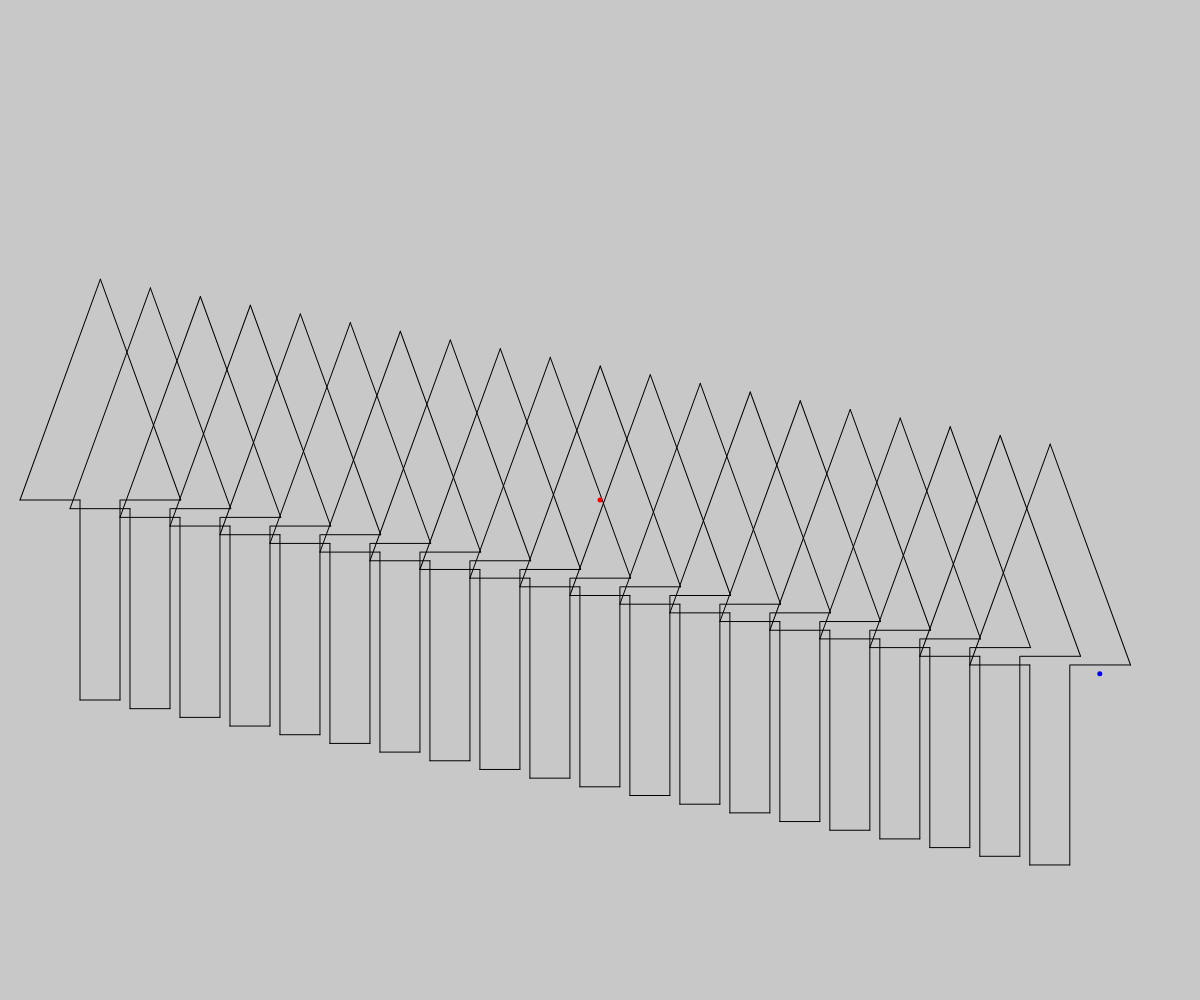
Frame 1 (no input)
Frame 60 (no input): identical to frame 1, image omitted
Frame 120 (the mouse pressed at the canvas centre since frame 60): identical to frame 1, image omitted

The p5.js sketch that drew this single still picture (run headless with seeded random() and noise() and a simulated clock; from frame 60 on, the mouse is pressed at the canvas centre):

// p5.js sketch
// ── sketch.js
function setup() {
  createCanvas(window.innerWidth, window.innerHeight);
}

function draw() {
  initialize();

  turnRight(90);
  forward(500);
  turnLeft(90);

  for (var i = 0; i < 20; i++) {
    drawTree();
    turnLeft(80);
    forward(50);
    turnRight(80);
  }

  plotStartEnd();
}

function drawTree() {
  // tree base
  turnLeft(90);
  forward(20);
  turnRight(90);
  trace(200);
  turnRight(90);
  trace(40);
  turnRight(90);
  trace(200);

  // tree leaves
  turnLeft(90);
  trace(60);
  turnRight(110);
  trace(235);
  turnRight(140);
  trace(235);
  turnRight(110);
  trace(60);

  // return to starting point
  forward(20);
  turnLeft(90);
}

function initialize() {
  // colors
  background(200);
  stroke(0);
  strokeWeight(1);

  // centering
  push();
  translate(width / 2, height / 2);
}

function plotStartEnd() {
  // ending point
  stroke(0, 0, 255);
  strokeWeight(5);
  point(0, 0);
  pop();

  // starting point
  push();
  translate(width / 2, height / 2);
  stroke(255, 0, 0);
  strokeWeight(5);
  point(0, 0);
  pop();
}

function forward(distance) {
  translate(0, distance);
}

function trace(distance) {
  line(0, 0, 0, distance);
  translate(0, distance);
}

function turnRight(angle) {
  rotate(radians(angle));
}

function turnLeft(angle) {
  rotate(radians(-angle));
}
